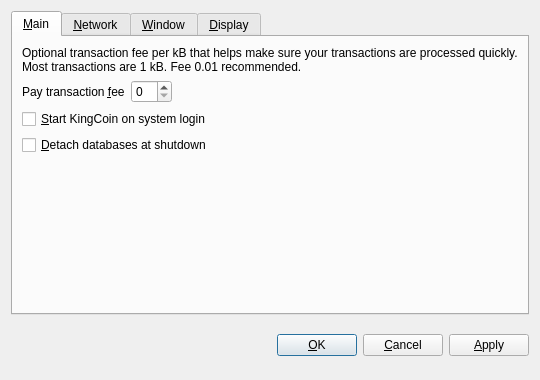
<?xml version="1.0" encoding="UTF-8"?>
<ui version="4.0">
 <class>OptionsDialog</class>
 <widget class="QDialog" name="OptionsDialog">
  <property name="geometry">
   <rect>
    <x>0</x>
    <y>0</y>
    <width>540</width>
    <height>380</height>
   </rect>
  </property>
  <property name="windowTitle">
   <string>Options</string>
  </property>
  <property name="modal">
   <bool>true</bool>
  </property>
  <layout class="QVBoxLayout" name="verticalLayout">
   <item>
    <widget class="QTabWidget" name="tabWidget">
     <property name="tabPosition">
      <enum>QTabWidget::North</enum>
     </property>
     <property name="currentIndex">
      <number>0</number>
     </property>
     <widget class="QWidget" name="tabMain">
      <attribute name="title">
       <string>&amp;Main</string>
      </attribute>
      <layout class="QVBoxLayout" name="verticalLayout_Main">
       <item>
        <widget class="QLabel" name="transactionFeeInfoLabel">
         <property name="text">
          <string>Optional transaction fee per kB that helps make sure your transactions are processed quickly. Most transactions are 1 kB. Fee 0.01 recommended.</string>
         </property>
         <property name="textFormat">
          <enum>Qt::PlainText</enum>
         </property>
         <property name="wordWrap">
          <bool>true</bool>
         </property>
        </widget>
       </item>
       <item>
        <layout class="QHBoxLayout" name="horizontalLayout_Main">
         <item>
          <widget class="QLabel" name="transactionFeeLabel">
           <property name="text">
            <string>Pay transaction &amp;fee</string>
           </property>
           <property name="textFormat">
            <enum>Qt::PlainText</enum>
           </property>
           <property name="buddy">
            <cstring>transactionFee</cstring>
           </property>
          </widget>
         </item>
         <item>
          <widget class="KingCoinAmountField" name="transactionFee"/>
         </item>
         <item>
          <spacer name="horizontalSpacer_Main">
           <property name="orientation">
            <enum>Qt::Horizontal</enum>
           </property>
           <property name="sizeHint" stdset="0">
            <size>
             <width>40</width>
             <height>20</height>
            </size>
           </property>
          </spacer>
         </item>
        </layout>
       </item>
       <item>
        <widget class="QCheckBox" name="kingcoinAtStartup">
         <property name="toolTip">
          <string>Automatically start KingCoin after logging in to the system.</string>
         </property>
         <property name="text">
          <string>&amp;Start KingCoin on system login</string>
         </property>
        </widget>
       </item>
       <item>
        <widget class="QCheckBox" name="detachDatabases">
         <property name="toolTip">
          <string>Detach block and address databases at shutdown. This means they can be moved to another data directory, but it slows down shutdown. The wallet is always detached.</string>
         </property>
         <property name="text">
          <string>&amp;Detach databases at shutdown</string>
         </property>
        </widget>
       </item>
       <item>
        <spacer name="verticalSpacer_Main">
         <property name="orientation">
          <enum>Qt::Vertical</enum>
         </property>
         <property name="sizeHint" stdset="0">
          <size>
           <width>20</width>
           <height>40</height>
          </size>
         </property>
        </spacer>
       </item>
      </layout>
     </widget>
     <widget class="QWidget" name="tabNetwork">
      <attribute name="title">
       <string>&amp;Network</string>
      </attribute>
      <layout class="QVBoxLayout" name="verticalLayout_Network">
       <item>
        <widget class="QCheckBox" name="mapPortUpnp">
         <property name="toolTip">
          <string>Automatically open the KingCoin client port on the router. This only works when your router supports UPnP and it is enabled.</string>
         </property>
         <property name="text">
          <string>Map port using &amp;UPnP</string>
         </property>
        </widget>
       </item>
       <item>
        <widget class="QCheckBox" name="connectSocks">
         <property name="toolTip">
          <string>Connect to the KingCoin network through a SOCKS proxy (e.g. when connecting through Tor).</string>
         </property>
         <property name="text">
          <string>&amp;Connect through SOCKS proxy:</string>
         </property>
        </widget>
       </item>
       <item>
        <layout class="QHBoxLayout" name="horizontalLayout_Network">
         <item>
          <widget class="QLabel" name="proxyIpLabel">
           <property name="text">
            <string>Proxy &amp;IP:</string>
           </property>
           <property name="textFormat">
            <enum>Qt::PlainText</enum>
           </property>
           <property name="buddy">
            <cstring>proxyIp</cstring>
           </property>
          </widget>
         </item>
         <item>
          <widget class="QValidatedLineEdit" name="proxyIp">
           <property name="maximumSize">
            <size>
             <width>140</width>
             <height>16777215</height>
            </size>
           </property>
           <property name="toolTip">
            <string>IP address of the proxy (e.g. 127.0.0.1)</string>
           </property>
          </widget>
         </item>
         <item>
          <widget class="QLabel" name="proxyPortLabel">
           <property name="text">
            <string>&amp;Port:</string>
           </property>
           <property name="textFormat">
            <enum>Qt::PlainText</enum>
           </property>
           <property name="buddy">
            <cstring>proxyPort</cstring>
           </property>
          </widget>
         </item>
         <item>
          <widget class="QLineEdit" name="proxyPort">
           <property name="maximumSize">
            <size>
             <width>55</width>
             <height>16777215</height>
            </size>
           </property>
           <property name="toolTip">
            <string>Port of the proxy (e.g. 9050)</string>
           </property>
          </widget>
         </item>
         <item>
          <widget class="QLabel" name="socksVersionLabel">
           <property name="text">
            <string>SOCKS &amp;Version:</string>
           </property>
           <property name="textFormat">
            <enum>Qt::PlainText</enum>
           </property>
           <property name="buddy">
            <cstring>socksVersion</cstring>
           </property>
          </widget>
         </item>
         <item>
          <widget class="QValueComboBox" name="socksVersion">
           <property name="toolTip">
            <string>SOCKS version of the proxy (e.g. 5)</string>
           </property>
          </widget>
         </item>
         <item>
          <spacer name="horizontalSpacer_Network">
           <property name="orientation">
            <enum>Qt::Horizontal</enum>
           </property>
           <property name="sizeHint" stdset="0">
            <size>
             <width>40</width>
             <height>20</height>
            </size>
           </property>
          </spacer>
         </item>
        </layout>
       </item>
       <item>
        <spacer name="verticalSpacer_Network">
         <property name="orientation">
          <enum>Qt::Vertical</enum>
         </property>
         <property name="sizeHint" stdset="0">
          <size>
           <width>20</width>
           <height>40</height>
          </size>
         </property>
        </spacer>
       </item>
      </layout>
     </widget>
     <widget class="QWidget" name="tabWindow">
      <attribute name="title">
       <string>&amp;Window</string>
      </attribute>
      <layout class="QVBoxLayout" name="verticalLayout_Window">
       <item>
        <widget class="QCheckBox" name="minimizeToTray">
         <property name="toolTip">
          <string>Show only a tray icon after minimizing the window.</string>
         </property>
         <property name="text">
          <string>&amp;Minimize to the tray instead of the taskbar</string>
         </property>
        </widget>
       </item>
       <item>
        <widget class="QCheckBox" name="minimizeOnClose">
         <property name="toolTip">
          <string>Minimize instead of exit the application when the window is closed. When this option is enabled, the application will be closed only after selecting Quit in the menu.</string>
         </property>
         <property name="text">
          <string>M&amp;inimize on close</string>
         </property>
        </widget>
       </item>
       <item>
        <spacer name="verticalSpacer_Window">
         <property name="orientation">
          <enum>Qt::Vertical</enum>
         </property>
         <property name="sizeHint" stdset="0">
          <size>
           <width>20</width>
           <height>40</height>
          </size>
         </property>
        </spacer>
       </item>
      </layout>
     </widget>
     <widget class="QWidget" name="tabDisplay">
      <attribute name="title">
       <string>&amp;Display</string>
      </attribute>
      <layout class="QVBoxLayout" name="verticalLayout_Display">
       <item>
        <layout class="QHBoxLayout" name="horizontalLayout_1_Display">
         <item>
          <widget class="QLabel" name="langLabel">
           <property name="text">
            <string>User Interface &amp;language:</string>
           </property>
           <property name="textFormat">
            <enum>Qt::PlainText</enum>
           </property>
           <property name="buddy">
            <cstring>lang</cstring>
           </property>
          </widget>
         </item>
         <item>
          <widget class="QValueComboBox" name="lang">
           <property name="toolTip">
            <string>The user interface language can be set here. This setting will take effect after restarting KingCoin.</string>
           </property>
          </widget>
         </item>
        </layout>
       </item>
       <item>
        <layout class="QHBoxLayout" name="horizontalLayout_2_Display">
         <item>
          <widget class="QLabel" name="unitLabel">
           <property name="text">
            <string>&amp;Unit to show amounts in:</string>
           </property>
           <property name="textFormat">
            <enum>Qt::PlainText</enum>
           </property>
           <property name="buddy">
            <cstring>unit</cstring>
           </property>
          </widget>
         </item>
         <item>
          <widget class="QValueComboBox" name="unit">
           <property name="toolTip">
            <string>Choose the default subdivision unit to show in the interface and when sending coins.</string>
           </property>
          </widget>
         </item>
        </layout>
       </item>
       <item>
        <widget class="QCheckBox" name="displayAddresses">
         <property name="toolTip">
          <string>Whether to show KingCoin addresses in the transaction list or not.</string>
         </property>
         <property name="text">
          <string>&amp;Display addresses in transaction list</string>
         </property>
        </widget>
       </item>
       <item>
        <widget class="QCheckBox" name="coinControlFeatures">
         <property name="toolTip">
          <string>Whether to show coin control features or not.</string>
         </property>
         <property name="text">
          <string>Display coin &amp;control features (experts only!)</string>
         </property>
        </widget>
       </item>
       <item>
        <spacer name="verticalSpacer_Display">
         <property name="orientation">
          <enum>Qt::Vertical</enum>
         </property>
         <property name="sizeHint" stdset="0">
          <size>
           <width>20</width>
           <height>40</height>
          </size>
         </property>
        </spacer>
       </item>
      </layout>
     </widget>
    </widget>
   </item>
   <item>
    <layout class="QHBoxLayout" name="horizontalLayout_Buttons">
     <item>
      <spacer name="horizontalSpacer_1">
       <property name="orientation">
        <enum>Qt::Horizontal</enum>
       </property>
       <property name="sizeHint" stdset="0">
        <size>
         <width>40</width>
         <height>48</height>
        </size>
       </property>
      </spacer>
     </item>
     <item>
      <widget class="QLabel" name="statusLabel">
       <property name="font">
        <font>
         <weight>75</weight>
         <bold>true</bold>
        </font>
       </property>
       <property name="text">
        <string/>
       </property>
       <property name="textFormat">
        <enum>Qt::PlainText</enum>
       </property>
       <property name="wordWrap">
        <bool>true</bool>
       </property>
      </widget>
     </item>
     <item>
      <spacer name="horizontalSpacer_2">
       <property name="orientation">
        <enum>Qt::Horizontal</enum>
       </property>
       <property name="sizeHint" stdset="0">
        <size>
         <width>40</width>
         <height>48</height>
        </size>
       </property>
      </spacer>
     </item>
     <item>
      <widget class="QPushButton" name="okButton">
       <property name="text">
        <string>&amp;OK</string>
       </property>
      </widget>
     </item>
     <item>
      <widget class="QPushButton" name="cancelButton">
       <property name="text">
        <string>&amp;Cancel</string>
       </property>
       <property name="autoDefault">
        <bool>false</bool>
       </property>
      </widget>
     </item>
     <item>
      <widget class="QPushButton" name="applyButton">
       <property name="text">
        <string>&amp;Apply</string>
       </property>
       <property name="autoDefault">
        <bool>false</bool>
       </property>
      </widget>
     </item>
    </layout>
   </item>
  </layout>
 </widget>
 <customwidgets>
  <customwidget>
   <class>QValidatedLineEdit</class>
   <extends>QLineEdit</extends>
   <header>qvalidatedlineedit.h</header>
  </customwidget>
  <customwidget>
   <class>KingCoinAmountField</class>
   <extends>QSpinBox</extends>
   <header>kingcoinamountfield.h</header>
  </customwidget>
  <customwidget>
   <class>QValueComboBox</class>
   <extends>QComboBox</extends>
   <header>qvaluecombobox.h</header>
  </customwidget>
 </customwidgets>
 <resources/>
 <connections/>
</ui>
